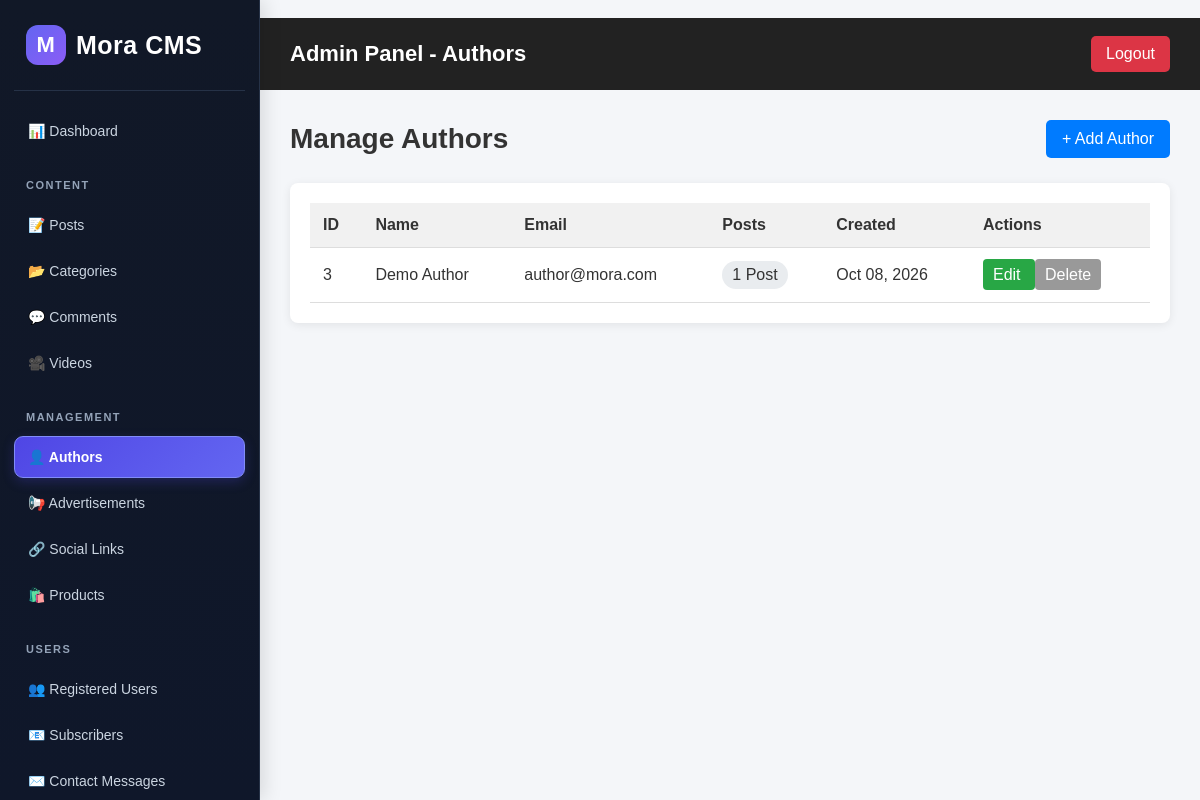
/admin/authors/index.php (signed in), run on the app's committed database.
### tables this page shows
CREATE TABLE `users` (
  `id` int(11) NOT NULL AUTO_INCREMENT,
  `name` varchar(100) NOT NULL,
  `email` varchar(150) NOT NULL,
  `password` varchar(255) NOT NULL,
  `role` varchar(20) DEFAULT 'author',
  `created_at` timestamp NOT NULL DEFAULT current_timestamp(),
  PRIMARY KEY (`id`)
);

### admin/authors/index.php (the view, shortened to what this page needs)
<?php
include "../../includes/db.php";
$query = "
    SELECT
        u.id,
        u.name,
        u.email,
        u.created_at,
        COUNT(p.id) AS post_count
    FROM users u
    LEFT JOIN posts p
        ON u.id = p.author_id
    WHERE u.role = 'author'
    GROUP BY
        u.id,
        u.name,
        u.email,
        u.created_at
    ORDER BY u.created_at DESC
";
$result = mysqli_query($conn, $query);
?>
<!DOCTYPE html>
<html lang="en">
<head>
</head>
<body>
<?php include __DIR__ . '/../sidebar.php'; ?>
<div class="topbar">
    <h2>Admin Panel - Authors</h2>
    <a href="../logout.php">
        Logout
    </a>
</div>
<div class="container">
    <div class="header">
        <h1>Manage Authors</h1>
        <a
            href="create.php"
            class="add-btn"
        >
            + Add Author
        </a>
    </div>
    <div class="table-box">
        <table>
            <thead>
                <tr>
                    <th>ID</th>
                    <th>Name</th>
                    <th>Email</th>
                    <th>Posts</th>
                    <th>Created</th>
                    <th>Actions</th>
                </tr>
            </thead>
            <tbody>
            <?php if (mysqli_num_rows($result) > 0): ?>
                <?php while ($author = mysqli_fetch_assoc($result)): ?>
                    <tr>
                        <td>
                            <?php echo $author['id']; ?>
                        </td>
                        <td>
                            <?php echo htmlspecialchars($author['name']); ?>
                        </td>
                        <td>
                            <?php echo htmlspecialchars($author['email']); ?>
                        </td>
                        <td>
                            <span class="count">
                                <?php echo $author['post_count']; ?>
                                <?php
                                echo ($author['post_count'] == 1)
                                    ? ' Post'
                                    : ' Posts';
                                ?>
                            </span>
                        </td>
                        <td>
                            <?php
                            echo date(
                                "M d, Y",
                                strtotime($author['created_at'])
                            );
                            ?>
                        </td>
                        <td>
                            <a
                                href="edit.php?id=<?php echo $author['id']; ?>"
                                class="edit-btn"
                            >
                                Edit
                            </a>
                            <?php if ($author['post_count'] == 0): ?>
                                <a
                                    href="delete.php?id=<?php echo $author['id']; ?>"
                                    class="delete-btn"
                                    onclick="return confirm('Are you sure you want to delete this author?');"
                                >
                                    Delete
                                </a>
                            <?php else: ?>
                                <span class="disabled-btn">
                                    Delete
                                </span>
                            <?php endif; ?>
                        </td>
                    </tr>
                <?php endwhile; ?>
            <?php endif; ?>
            </tbody>
        </table>
    </div>
</div>
</body>
</html>

### admin/authors/index.php (style rules this page uses)
* { box-sizing: border-box; margin: 0; padding: 0; font-family: Arial, sans-serif; }
body { background: #f4f6f9; color: #333; }
.topbar { background: #222; color: white; padding: 18px 30px; display: flex; margin-left: 260px; justify-content: space-between; align-items: center; }
.topbar h2 { font-size: 22px; }
.topbar a { color: white; text-decoration: none; background: #dc3545; padding: 9px 15px; border-radius: 5px; }
.container { margin-left: 260px; padding: 30px; }
.header { display: flex; justify-content: space-between; align-items: center; margin-bottom: 25px; }
.header h1 { font-size: 28px; }
.add-btn { background: #007bff; color: white; text-decoration: none; padding: 10px 16px; border-radius: 5px; }
.table-box { background: white; padding: 20px; border-radius: 8px; box-shadow: 0 2px 10px rgba(0, 0, 0, .08); overflow-x: auto; }
table { width: 100%; border-collapse: collapse; }
th, td { padding: 13px; border-bottom: 1px solid #ddd; text-align: left; }
th { background: #f1f1f1; }
.count { display: inline-block; background: #e9ecef; padding: 5px 10px; border-radius: 15px; }
.edit-btn { background: #28a745; color: white; text-decoration: none; padding: 7px 10px; border-radius: 4px; }
.disabled-btn { background: #999; color: white; padding: 7px 10px; border-radius: 4px; cursor: not-allowed; }

### data on the page
users: id "3", name "Demo Author", email "author@mora.com", post_count "1", created_at "Oct 08, 2026"
